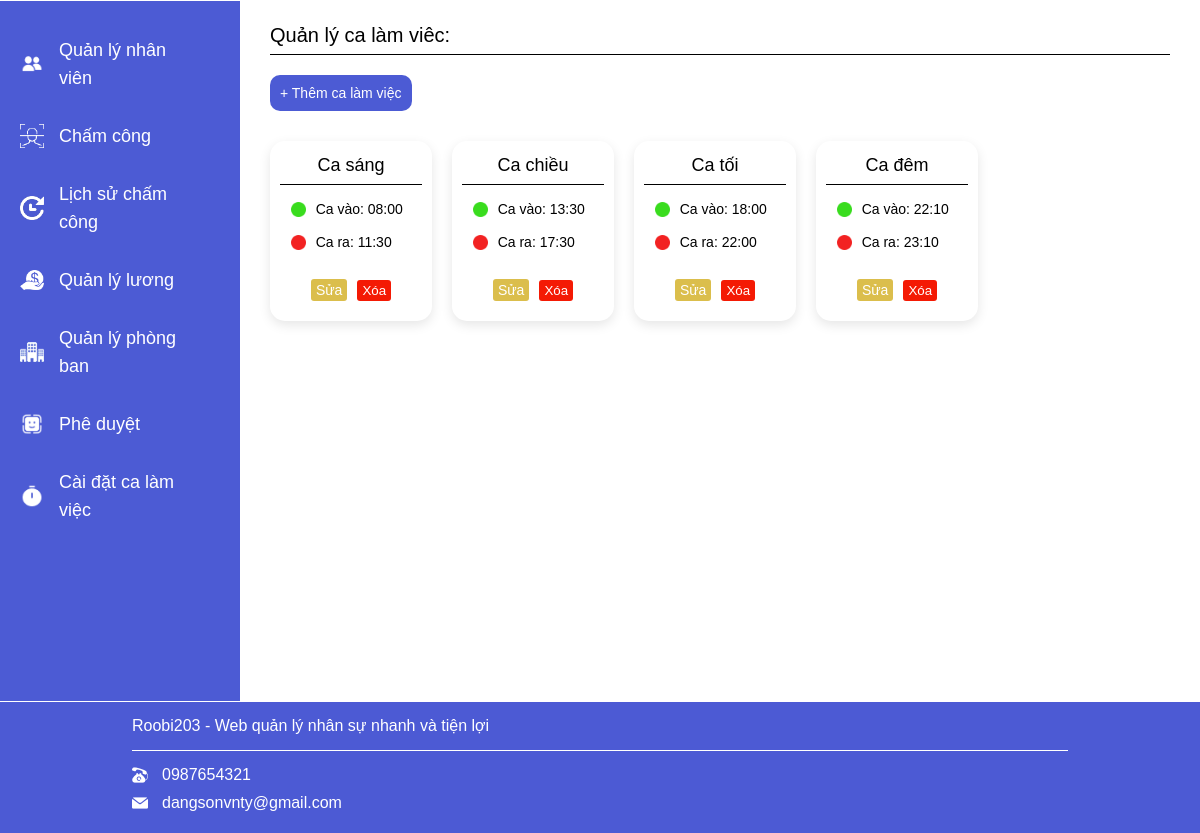
The page /web_qlns/home/ql_calamviec.php on the database its author committed.
### tables this page shows
CREATE TABLE IF NOT EXISTS `ql_ca` (
`Stt_ca` int(11) NOT NULL,
  `id_cty` int(11) NOT NULL,
  `name_ca` varchar(30) NOT NULL,
  `time_on` varchar(30) NOT NULL,
  `time_out` varchar(30) NOT NULL
);

### web_qlns/home/ql_calamviec.php (the view, shortened to what this page needs)
<!DOCTYPE html>
<head>
    <link rel="stylesheet" href="../css/view.css" type="text/css" />
    <link rel="stylesheet" href="../css/history_timekeeping.css" type="text/css" />
    <link rel="stylesheet" href="../css/register_company.css" type="text/css" />
    <link rel="stylesheet" href="../css/giaodien.css">
</head>
<body>
            <?php
            include('../includes/header2.php');
            ?>
    <div class="page_content_website" style="display: block;">
        <?php
        include('./menu_cty.php');
        ?>
        <div class="contain_calamviec page_cty active" data-cty="7" style="display: block">
            <div class="form-content-ca" style="display: block;">
                <div class="contnet-title-ca">
                    <div class="title-ca">
                        <p>
                            Quản lý ca làm viêc:
                        </p>
                    </div>
                </div>
                <div class="content_ql_ca">
                    <div class="content_add_ca">
                        <a href="add_ca.php" class="add-ca"><input type="submit" name="add-ca" value="+ Thêm ca làm việc"></a>
                    </div>
                    <div class="form_content_ca">
                        <?php
                        $dem = 1;
                        $sql_ca = "SELECT * FROM ql_ca WHERE id_cty = 10000";
                        $result_ca = mysqli_query($conn, $sql_ca);
                        if (mysqli_num_rows($result_ca) > 0) {
                            while ($row_ca = mysqli_fetch_assoc($result_ca)) {
                                ?>
                                <div class="content_ca exp-ca-<?php echo $dem; ?>">
                                    <div class="content-name-ca">
                                        <div class="name-ca">
                                            <p>
                                                <?php echo $row_ca["name_ca"]; ?>
                                            </p>
                                        </div>
                                    </div>
                                    <div class="content-time-ca">
                                        <div class="time-ca-vao">
                                            <p>Ca vào:
                                                <?php echo $row_ca["time_on"]; ?>
                                            </p>
                                        </div>
                                        <div class="time-ca-ra">
                                            <p>Ca ra:
                                                <?php echo $row_ca["time_out"]; ?>
                                            </p>
                                        </div>
                                    </div>
                                    <form action="" method="get" class="form-content-edit-ca">
                                        <div class="edit-ca"><a href="./edit_ca.php?id_ca=<?php echo $row_ca['Stt_ca']; ?>">Sửa</a></div>
                                        <div class="delete-ca"><button
                                                onclick="confirmDelete_ca('<?php echo $row_ca['Stt_ca']; ?>')">Xóa</button></div>
                                    </form>
                                </div>
                                <?php
                                $dem = $dem + 1;
                            }
                        } else {
                            echo "0 results";
                        }
                        ?>
                    </div>
                </div>
            </div>
        </div>
    </div>
    <?php
    include('../includes/footer.php');
    ?>
</body>
</html>

### web_qlns/home/menu_cty.php
<div class="page_menu_uv">
    <ul class="ant-menu">
        <a href="./giaodien.php">
            <li class="ant-menu-item ant-menu-1 chonmuc_moi_cty" data-cty="1" role="menuitem" tabindex="-1" style="list-style-type: none;">
                <span class="ant-menu-title-content">
                    <div class="ant-menu-title-content">
                        <div class="icon-menu-contnet">
                            <img src="../images/sb_item_21.png" alt="tinh lương" />
                        </div>
                        <div class="ant-menu-content-title">Quản lý nhân viên</div>
                    </div>
                </span>
            </li>
        </a>
        <a href="./content_cham_cong.php">
            <li class="ant-menu-item ant-menu-2 chonmuc_moi_cty" data-cty="2" role="menuitem" tabindex="-1" style="list-style-type: none;">
                <span class="ant-menu-title-content">
                    <div class="ant-menu-title-content">
                        <div class="icon-menu-contnet">
                            <img src="../images/icon_update_face.png" alt="tinh lương" />
                        </div>
                        <div class="ant-menu-content-title">Chấm công</div>
                    </div>
                </span>
            </li>
        </a>
        <a href="./history_timekeeping.php">
            <li class="ant-menu-item ant-menu-3 chonmuc_moi_cty" data-cty="3" role="menuitem" tabindex="-1" style="list-style-type: none;">
                <span class="ant-menu-title-content">
                    <div class="ant-menu-title-content">
                        <div class="icon-menu-contnet">
                            <img src="../images/icon_history.png" alt="lịch sử chấm công" />
                        </div>
                        <div class="ant-menu-content-title">Lịch sử chấm công</div>
                    </div>
                </span>
            </li>
        </a>
        <a href="./ql_luong.php">
            <li class="ant-menu-item ant-menu-4 chonmuc_moi_cty" data-cty="4" role="menuitem" tabindex="-1" style="list-style-type: none;">
                <span class="ant-menu-title-content">
                    <div class="ant-menu-title-content">
                        <div class="icon-menu-contnet">
                            <img src="../images/icon_tinhluong.png" alt="tinh lương" />
                        </div>
                        <div class="ant-menu-content-title">Quản lý lương</div>
                    </div>
                </span>
            </li>
        </a>
        <a href="./ql_phongban.php">
            <li class="ant-menu-item ant-menu-5 chonmuc_moi_cty" data-cty="5" role="menuitem" tabindex="-1" style="list-style-type: none;">
                <span class="ant-menu-title-content">
                    <div class="ant-menu-title-content">
                        <div class="icon-menu-contnet">
                            <img src="../images/icon-phong-ban.png" alt="tinh lương" />
                        </div>
                        <div class="ant-menu-content-title">Quản lý phòng ban</div>
                    </div>
                </span>
            </li>
        </a>
        <a href="./ql_duyet.php">
            <li class="ant-menu-item ant-menu-6 chonmuc_moi_cty" data-cty="6" role="menuitem" tabindex="-1" style="list-style-type: none;">
                <span class="ant-menu-title-content">
                    <div class="ant-menu-title-content">
                        <div class="icon-menu-contnet">
                            <img src="../images/sb_item_5.png" alt="tinh lương" />
                        </div>
                        <div class="ant-menu-content-title">Phê duyệt</div>
                    </div>
                </span>
            </li>
        </a>
        <a href="./ql_calamviec.php">
            <li class="ant-menu-item ant-menu-7 chonmuc_moi_cty" data-cty="7" role="menuitem" tabindex="-1" style="list-style-type: none;">
                <span class="ant-menu-title-content">
                    <div class="ant-menu-title-content">
                        <div class="icon-menu-contnet">
                            <img src="../images/sb_item_18.png" alt="tinh lương" />
                        </div>
                        <div class="ant-menu-content-title">Cài đặt ca làm việc</div>
                    </div>
                </span>
            </li>
        </a>
    </ul>
</div>

### web_qlns/includes/footer.php
<div class="footer_main">
    <div class="footer_block01">
        Roobi203 - Web quản lý nhân sự nhanh và tiện lợi
    </div>
    <div class="footer_block02">
        <div class="log-phone log-footer-content">
            <i class="icon-phone"></i>
            <p>0987654321</p>
        </div>
        <div class="log-mail log-footer-content">
            <i class="icon-mail"></i>
            <p>dangsonvnty@gmail.com</p>
        </div>
    </div>
</div>

### web_qlns/css/view.css (style rules this page uses)
a { color: unset; text-decoration: none; }
body { margin: 0; }
.page_content_website { width: 100%; float: left; min-height: 700px; font-size: 15px; line-height: 28px; border-top: solid 1px #fff; border-bottom: solid 1px #fff; background-color: #4C5BD4; }
.contnet-title-ca { width: 100%; float: left; padding: 20px 0px 5px 0px; border-bottom: solid 1px; }
.title-ca { width: 100%; float: left; font-size: 20px; }
.page_content_website .page_menu_uv { width: 20%; float: left; height: 100%; background-color: #4C5BD4; color: #fff; }
.active { background-color: #fff; }
.page_cty.active { height: 700px; }
.ant-menu-content-title { float: left; width: 100%; padding-left: 15px; font-size: 18px; font-family: Roboto-Regular, sans-serif !important; }
.icon-menu-contnet img { object-fit: cover; width: 24px; float: left; }
.icon-menu-contnet { float: left; width: 25px; }
.ant-menu-title-content { width: 100%; float: left; display: flex; align-items: center; }
span.ant-menu-title-content { width: 100%; float: left; }
li.ant-menu-item { float: left; width: 100%; padding: 15px 0; }
.ant-menu { width: 87%; float: left; margin: 0; padding: 20px 20px; }
.icon-phone { width: 16px; height: 16px; margin-top: 1px; float: left; background: url(../images/vl14.png) no-repeat; }
.icon-mail { width: 16px; height: 16px; margin-top: 3px; float: left; background: url(../images/vl12.png) no-repeat; }
.footer_main { width: 98%; float: left; color: #fff; padding: 15px; background-color: #4c5ad4; display: flex; flex-direction: column; align-content: center; flex-wrap: wrap; }
.footer_block01 { width: 80%; float: left; padding-bottom: 15px; border-bottom: solid 1px #fff; margin-bottom: 10px; }
.footer_block02 { width: 80%; float: left; }
.log-footer-content { width: 100%; float: left; padding: 5px 0; }
.log-footer-content p { margin: 0; width: calc(100% - 30px); float: right; }
.contain_calamviec { width: 80%; float: left; padding: 0 30px; }
.content_ql_ca { width: 100%; float: left; padding: 20px 0px; }
.content_add_ca { width: 100%; float: left; }
.add-ca input { font-size: 14px; border: unset; background: #4C5BD4; padding: 10px; border-radius: 10px; color: #fff; margin-bottom: 30px; }
.form_content_ca { width: 100%; float: left; }
.content_ca { width: 18%; height: 180px; float: left; padding: 10px; font-size: 14px; margin-left: 20px; border-radius: 15px; box-shadow: rgba(0, 0, 0, 0.1) 0px 4px 12px; display: flex; flex-direction: column; align-items: center; margin-bottom: 20px; }
.content_ca.exp-ca-1, .content_ca.exp-ca-6 { margin-left: 0; }
.content-name-ca { width: 100%; float: left; text-align: center; font-size: 18px; border-bottom: solid 1px; margin-bottom: 10px; padding-bottom: 5px; }
.content-time-ca { width: 85%; float: left; padding-bottom: 15px; }
.time-ca-vao { width: 100%; float: left; margin-bottom: 5px; padding-left: 25px; background: url(../images/dot_on.png) no-repeat; background-position: left center; background-size: 15px; }
.time-ca-ra { width: 100%; float: left; margin-bottom: 5px; padding-left: 25px; background: url(../images/dot_off.png) no-repeat; background-position: left center; background-size: 15px; }
.form-content-ca { width: 100%; float: left; }
.form-content-edit-ca { width: 100%; float: left; display: flex; justify-content: center; }
.edit-ca a { padding: 3px 5px; border: unset; color: #fff; background-color: #dbbe4c; border-radius: 3px; }
.delete-ca { margin-left: 10px; }
.delete-ca button { padding: 3px 5px; border: unset; color: #fff; border-radius: 3px; background-color: #f41a04; }

### web_qlns/css/history_timekeeping.css (style rules this page uses)
* { padding: 0; margin: 0; font-family: Roboto-Regular, sans-serif !important; box-sizing: border-box; }
.footer_main { width: 100%; }

### web_qlns/css/register_company.css (style rules this page uses)
* { padding: 0; margin: 0; font-family: Roboto-Regular, sans-serif !important; box-sizing: border-box; }
.footer_main { width: 100%; }

### web_qlns/css/giaodien.css (style rules this page uses)
* { padding: 0; margin: 0; font-family: Roboto; box-sizing: border-box; }
a { text-decoration: none; }
img { object-fit: cover; }
ul li { list-style: none; }

### rows shown on the page
ql_ca: name_ca "Ca sáng", time_on "08:00", time_out "11:30"
ql_ca: name_ca "Ca chiều", time_on "13:30", time_out "17:30"
ql_ca: name_ca "Ca tối", time_on "18:00", time_out "22:00"
ql_ca: name_ca "Ca đêm", time_on "22:10", time_out "23:10"
